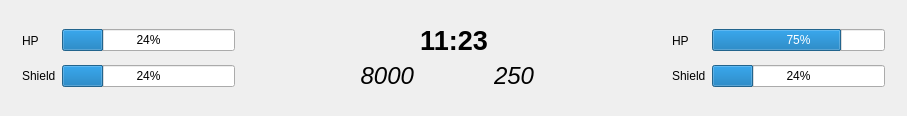
<?xml version="1.0" encoding="UTF-8"?>
<ui version="4.0">
 <class>HUDWidget</class>
 <widget class="QDockWidget" name="HUDWidget">
  <property name="geometry">
   <rect>
    <x>0</x>
    <y>0</y>
    <width>907</width>
    <height>116</height>
   </rect>
  </property>
  <property name="floating">
   <bool>false</bool>
  </property>
  <property name="features">
   <set>QDockWidget::DockWidgetMovable|QDockWidget::DockWidgetVerticalTitleBar</set>
  </property>
  <property name="allowedAreas">
   <set>Qt::BottomDockWidgetArea|Qt::TopDockWidgetArea</set>
  </property>
  <property name="windowTitle">
   <string>Starfighter 4K</string>
  </property>
  <widget class="QWidget" name="dockWidgetContents">
   <layout class="QGridLayout" name="gridLayout_2">
    <item row="0" column="0">
     <layout class="QGridLayout" name="gridLayout">
      <item row="0" column="4">
       <widget class="QLabel" name="timer">
        <property name="font">
         <font>
          <family>Helvetica</family>
          <pointsize>20</pointsize>
          <weight>75</weight>
          <bold>true</bold>
         </font>
        </property>
        <property name="text">
         <string notr="true">11:23</string>
        </property>
        <property name="alignment">
         <set>Qt::AlignCenter</set>
        </property>
       </widget>
      </item>
      <item row="1" column="0">
       <widget class="QLabel" name="label_5">
        <property name="text">
         <string/>
        </property>
        <property name="pixmap">
         <pixmap resource="../../ressources.qrc">:/images/game/icon/attack</pixmap>
        </property>
       </widget>
      </item>
      <item row="1" column="1">
       <widget class="QLabel" name="p1_lblShield">
        <property name="text">
         <string>Shield</string>
        </property>
       </widget>
      </item>
      <item row="0" column="7">
       <widget class="QProgressBar" name="p2_hp">
        <property name="value">
         <number>75</number>
        </property>
       </widget>
      </item>
      <item row="1" column="2">
       <widget class="QProgressBar" name="p1_shield">
        <property name="value">
         <number>24</number>
        </property>
       </widget>
      </item>
      <item row="0" column="2">
       <widget class="QProgressBar" name="p1_hp">
        <property name="value">
         <number>24</number>
        </property>
       </widget>
      </item>
      <item row="1" column="7">
       <widget class="QProgressBar" name="p2_shield">
        <property name="value">
         <number>24</number>
        </property>
       </widget>
      </item>
      <item row="0" column="1">
       <widget class="QLabel" name="p1_lblHP">
        <property name="text">
         <string>HP</string>
        </property>
       </widget>
      </item>
      <item row="0" column="6">
       <widget class="QLabel" name="p2_lblHP">
        <property name="text">
         <string>HP</string>
        </property>
       </widget>
      </item>
      <item row="1" column="6">
       <widget class="QLabel" name="p2_lblShield">
        <property name="text">
         <string>Shield</string>
        </property>
       </widget>
      </item>
      <item row="0" column="0">
       <widget class="QLabel" name="label_6">
        <property name="text">
         <string/>
        </property>
        <property name="pixmap">
         <pixmap resource="../../ressources.qrc">:/images/game/icon/speed</pixmap>
        </property>
       </widget>
      </item>
      <item row="0" column="3">
       <spacer name="horizontalSpacer_2">
        <property name="orientation">
         <enum>Qt::Horizontal</enum>
        </property>
        <property name="sizeHint" stdset="0">
         <size>
          <width>40</width>
          <height>20</height>
         </size>
        </property>
       </spacer>
      </item>
      <item row="0" column="5">
       <spacer name="horizontalSpacer_3">
        <property name="orientation">
         <enum>Qt::Horizontal</enum>
        </property>
        <property name="sizeHint" stdset="0">
         <size>
          <width>40</width>
          <height>20</height>
         </size>
        </property>
       </spacer>
      </item>
      <item row="1" column="3">
       <widget class="QLabel" name="p1_pts">
        <property name="font">
         <font>
          <pointsize>18</pointsize>
          <weight>50</weight>
          <italic>true</italic>
          <bold>false</bold>
         </font>
        </property>
        <property name="text">
         <string notr="true">8000</string>
        </property>
        <property name="alignment">
         <set>Qt::AlignRight|Qt::AlignTrailing|Qt::AlignVCenter</set>
        </property>
       </widget>
      </item>
      <item row="1" column="5">
       <widget class="QLabel" name="p2_pts">
        <property name="font">
         <font>
          <pointsize>18</pointsize>
          <weight>50</weight>
          <italic>true</italic>
          <bold>false</bold>
         </font>
        </property>
        <property name="text">
         <string notr="true">250</string>
        </property>
       </widget>
      </item>
      <item row="0" column="8">
       <widget class="QLabel" name="label_10">
        <property name="text">
         <string/>
        </property>
        <property name="pixmap">
         <pixmap resource="../../ressources.qrc">:/images/game/icon/speed</pixmap>
        </property>
       </widget>
      </item>
      <item row="1" column="8">
       <widget class="QLabel" name="label_11">
        <property name="text">
         <string/>
        </property>
        <property name="pixmap">
         <pixmap resource="../../ressources.qrc">:/images/game/icon/attack</pixmap>
        </property>
       </widget>
      </item>
     </layout>
    </item>
   </layout>
  </widget>
 </widget>
 <resources>
  <include location="../../ressources.qrc"/>
 </resources>
 <connections/>
</ui>
